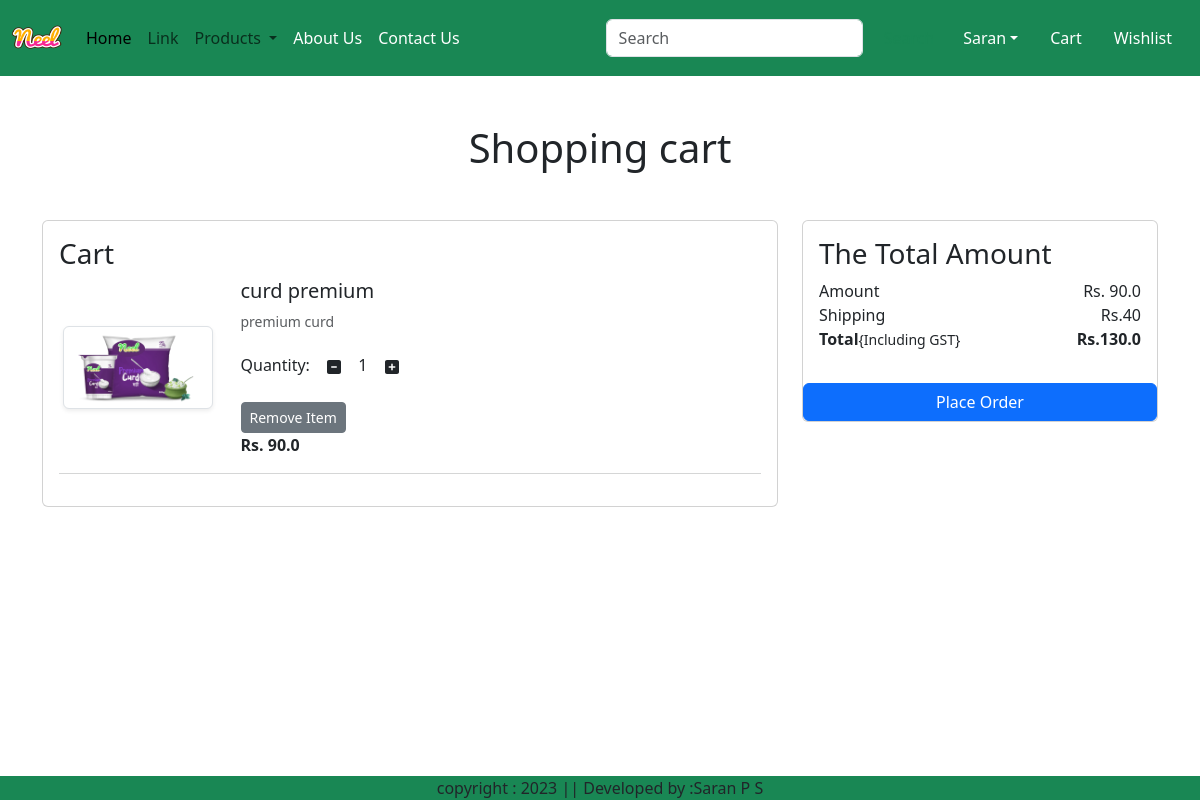
The app's page /cart/ (signed in), older data.
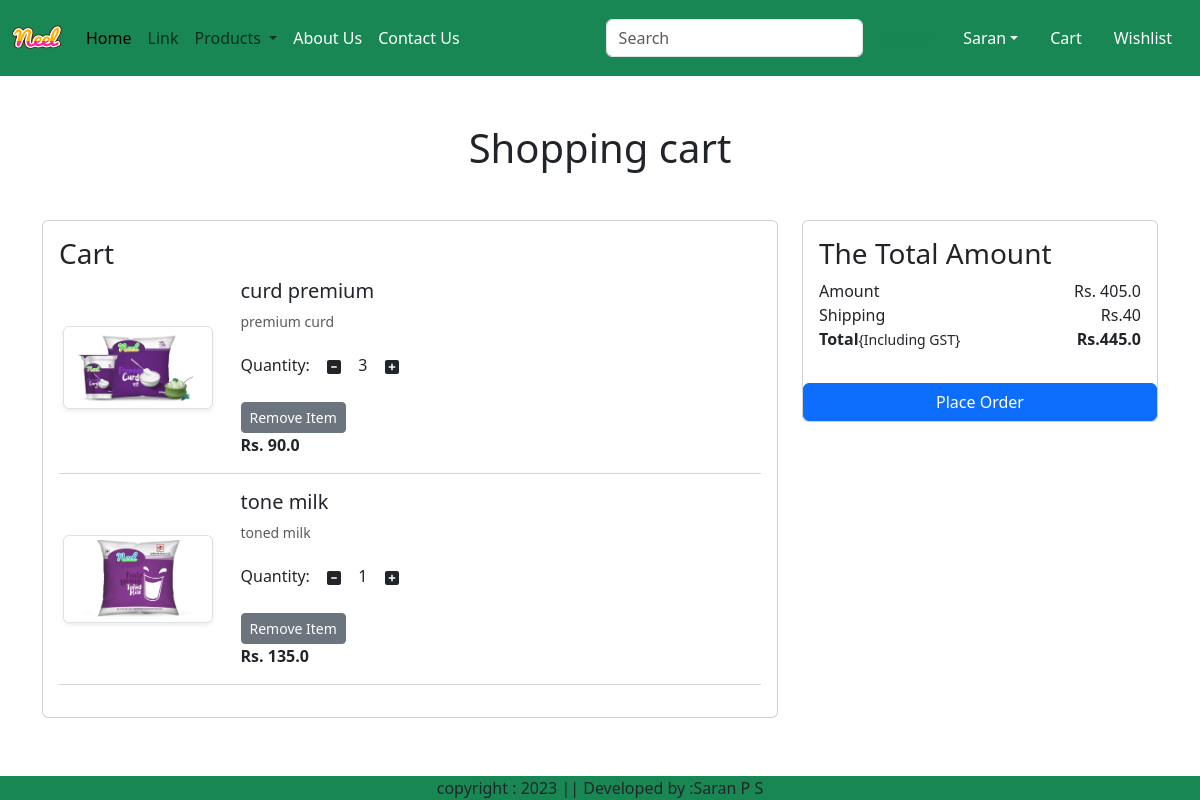
The same page, newer data.
### app/models.py (models this page shows, shortened)
class Cart(models.Model):
    user=models.ForeignKey(User,on_delete=models.CASCADE)
    product=models.ForeignKey(Product,on_delete=models.CASCADE)
    quantity=models.PositiveIntegerField(default=1)

class Product(models.Model):
    title=models.CharField(max_length=100)
    selling_price=models.FloatField()
    discounted_price=models.FloatField()
    description=models.TextField()
    composition=models.TextField(default='')
    prodapp=models.TextField(default='')
    category=models.CharField(choices=CATEGORY_CHOICES,max_length=2)
    product_image=models.ImageField(upload_to='product')

### app/views.py (the view)
# urls.py: path('cart/',views.show_cart,name='showcart'),
def show_cart(request):
    user=request.user
    cart=Cart.objects.filter(user=user)
    amount=0
    for p in cart:
        value=p.quantity*p.product.discounted_price
        amount=amount+value
    totalamount=amount+40
    return render(request,'app/addtocart.html',locals())

### app/templates/app/addtocart.html (shortened to what this page needs)
{% extends 'app/base.html' %}
{% load static  %}
{% block main-content %}
<div class='container my-5'>
    <div class='row'>
        {% if cart %}
        <h1 class='text-center mb-5'> Shopping cart</h1>
        <div class='col-sm-8'>
            <div class='card'>
                <div class='card-body'>
                    <h3>Cart</h3>
                    {% for item in cart %}
                    <div class='row'>
                        <div class='col-sm-3 text-center align-self-center'><img src='{{item.product.product_image.url}}' alt='' srcset='' class='img-fluid img-thumbnail shadow-sm' height='150' width='150'></div>
                            <div class='col-sm-9'>
                                <div>
                                    <h5>{{item.product.title}}</h5>
                                    <p class='mb-2 text-muted small'>{{item.product.description}}</p>
                                    <div class='my-3'>
                                    <label for='quantity'>Quantity:</lable>
                                        <a class='minus-cart btn' pid={{item.product.id}}><i class='fas fa-minus-square fa-ig'></i></a>
                                            <span id='quantity'>{{item.quantity}}</span>
                                        <a class='plus-cart btn' pid={{item.product.id}}><i class='fas fa-plus-square fa-ig'></i></a>
                                    </div>
                                    <div classs='d-flex justify-content-between'>
                                        <a href='#' class='remove-cart btn btn-sm btn-secondary mr-3' pid={{item.product.id}}>Remove Item</a>
                                        <p class='mb-0'><span><strong>Rs. {{item.product.discounted_price}}</strong></span></p>
                                    </div>
                                </div>
                            </div>
                        </div>
                    <hr class='text-muted'>
                    {% endfor %}
                </div>
            </div>
        </div>
        <div class='col-sm-4'>
            <div class='card'>
                <div class='card-body'>
                    <h3>The Total Amount </h3>
                    <ul class='list-group'>
                        <li class='list-group-items d-flex justify-content-between align-items-center border=0 px-0 pb-0'>Amount<span id='amount'>Rs. {{amount}}</span></li>
                        <li class='list-group-items d-flex justify-content-between align-items-center px-0 '>Shipping<span >Rs.40 </span></li>
                        <li class='list-group-items d-flex justify-content-between align-items-center border=0 px-0 mb-3'>
                        <div>
                            <strong>Total</strong><small>{Including GST}</small>
                        </div>
                        <span id='totalamount'><strong>Rs.{{totalamount}}</strong><span>
                        </li>
                    </ul>
                    </div class='d-grid'><a href={% url 'checkout' %} class='btn btn-primary'>Place Order</a></div>
                </div>
            </div>
        </div>
        {% else %}
            <h1 class='text-center mb-5'>Cart Empty</h1>
        {% endif %}
{% endblock main-content%}

Row changes from the older to the newer data that the page shows:
changed Cart "curd premium": quantity "1" → "3"
added Cart: product.product_image (picture), product "tone milk", product.description "toned milk", quantity "1", product.discounted_price "135.0"
Text that changed along with them:
{{ amount }}: "90.0" → "405.0"
{{ totalamount }}: "130.0" → "445.0"
